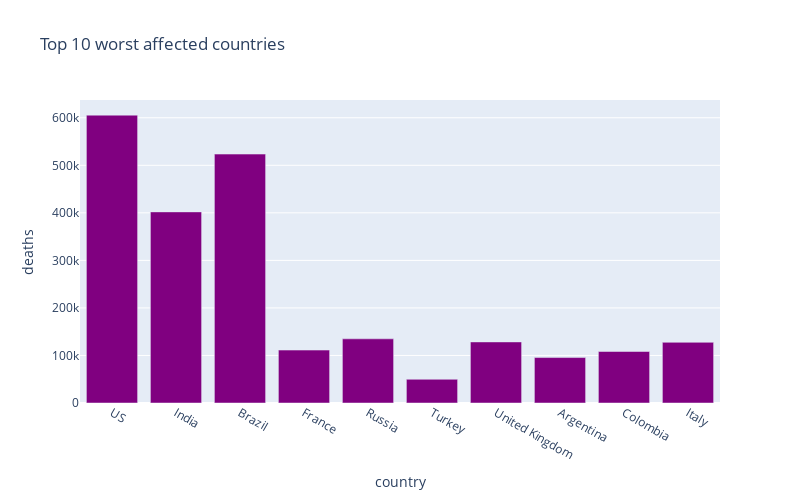

Notebook code for this chart:
### Markdown cell above
<br><br>

# Top 10 worst hit countries - Confirmed cases
<br>

### Code cell
## make a function for recovered and death top 10
px.bar(
    sorted_country_df.head(10),
    x = "country",
    y = "deaths",
    title= "Top 10 worst affected countries", # the axis names
    color_discrete_sequence=["purple"], 
    height=500,
    width=800
)

### Figure 1 — Plotly figure (JSON) as saved in the notebook; plotly's stock layout.template omitted (floating-point values rounded to 4 significant figures)
{"data": [{"alignmentgroup": "True", "hovertemplate": "country=%{x}<br>deaths=%{y}<extra></extra>", "legendgroup": "", "marker": {"color": "purple", "pattern": {"shape": ""}}, "name": "", "offsetgroup": "", "orientation": "v", "showlegend": false, "textposition": "auto", "type": "bar", "x": ["US", "India", "Brazil", "France", "Russia", "Turkey", "United Kingdom", "Argentina", "Colombia", "Italy"], "xaxis": "x", "y": [605493, 402005, 523587, 111314, 134987, 49874, 128471, 95594, 108314, 127637], "yaxis": "y"}], "layout": {"barmode": "relative", "height": 500, "legend": {"tracegroupgap": 0}, "title": {"text": "Top 10 worst affected countries"}, "width": 800, "xaxis": {"anchor": "y", "domain": [0, 1], "title": {"text": "country"}}, "yaxis": {"anchor": "x", "domain": [0, 1], "title": {"text": "deaths"}}}}
